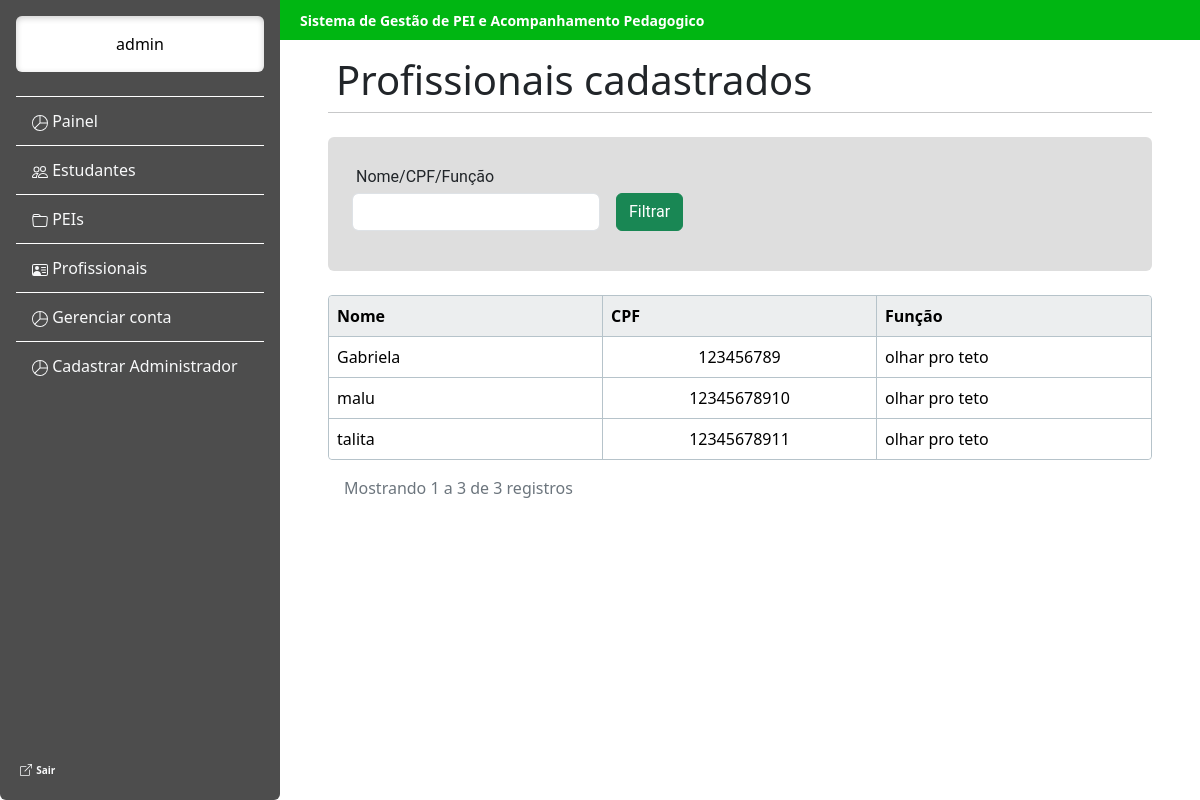
Screenshot of /estudante/funcionario_cadastrado/ (signed in) with the database file from the repository.
### estudante/models.py (models this page shows, shortened)
class Usuario(AbstractUser):
    cpf = models.CharField(max_length=255, unique=True)

class Funcionario(models.Model):
    cpf = models.CharField(max_length=255, primary_key=True)
    nome = models.CharField(max_length=255)
    funcao = models.CharField(max_length=255)

### estudante/views.py (the view)
# urls.py: path("funcionario_cadastrado/", views.funcionario_cadastrado, name="funcionario_cadastrado"),
@login_required(login_url="login1")
def funcionario_cadastrado(request):
    funcionario = Funcionario.objects.all().order_by("nome")
    filtro = request.GET.get("filtro", "").strip()
    if filtro:
        funcionario = funcionario.filter(Q(nome__icontains=filtro) | Q(funcao__icontains=filtro) | Q(cpf__icontains=filtro))
    paginas = Paginator(funcionario, 9)  # isso aqui faz a divisão da quantidade de funcionarios em tabelas de 9 em 9, ou menos
    pagina = request.GET.get(
        "page")  # isso aqui é para saber qual paginas entre, as divisões feitas, foi pedida pelo user
    funcionario = paginas.get_page(pagina)
    dicionario = {"funcionarios": funcionario, "filtro": filtro}
    return render(request, "funcionarios_cadastrados.html", dicionario)

### estudante/templates/funcionarios_cadastrados.html (shortened to what this page needs)
<!doctype html>
<html lang="pt-BR">
<head>
</head>
<body>
    {% include 'barra_lateral.html' %}
    <main class="flex-grow-1 p-5">
        <div class="topbar fw-bold" style=" background-color: #00B612; color: #ffffff; font-size: 14px;">
            Sistema de Gestão de PEI e Acompanhamento Pedagogico
        </div>
        <div class="display-6 p-2">
            Profissionais cadastrados
        </div>
        <hr class="w-100  m-0 p-0 border-dark">
        <br>
         <form method="get" class="bg-cinza w-100 p-4 rounded">
            <div class="p-1">Nome/CPF/Função</div>
            <div class="row g-3 mb-3">
                <div class="col-md-4"><input name="filtro" value="{{ filtro }}"  class="form-control"></div>
                <div class="col-md-3"><button type="submit" class="btn btn-success">Filtrar</button></div>
            </div>
        </form>
        <br>
        <table class="table w-100 mb-0 tabela-customizada">
            <thead>
                <tr>
                    <th class="p-2">Nome</th>
                    <th class="p-2">CPF</th>
                    <th class="p-2">Função</th>
                </tr>
            </thead>
            <tbody>
            {% if funcionarios %}
                {% for funcionario in funcionarios %}
                <tr>
                    <td class="p-2">{{ funcionario.nome }}</td>
                    <td class="text-center p-2">{{ funcionario.cpf }}</td>
                    <td class="p-2">{{ funcionario.funcao }}</td>
                </tr>
                {% endfor %}
            {% else %}
                 <tr>
                    <td>
                    Nenhum profissional encontrado
                    </td>
                 </tr>
            {% endif %}
            </tbody>
        </table>
        <div class="d-flex justify-content-between align-items-center p-3">
            <div class="text-secondary">
                Mostrando {{funcionarios.start_index}} a {{funcionarios.end_index}} de {{ funcionarios.paginator.count }} registros
            </div>
        </div>
    </main>
</body>
</html>

### estudante/templates/barra_lateral.html (shortened to what this page needs)
<!DOCTYPE html>
<html lang="pt-BR">
<head>
    <link href="https://cdn.jsdelivr.net/npm/bootstrap@5.3.8/dist/css/bootstrap.min.css" rel="stylesheet">
</head>
<body>
    <div class="barra-lateral d-flex flex-column flex-shrink-0 p-3 vh-100 rounded-bottom">
        <a class="nav-link text-center text-black rounded bg-white p-3" style="box-shadow: inset 0 2px 6px rgba(0,0,0,0.2);" > {{ request.user.first_name }} </a>
        <br>
        <ul class="barra-lateral-link nav nav-pills flex-column mb-auto">
            <li class="nav-item">
                <a href="/estudante/painel_administrador/#" class="nav-link link-light" aria-current="page">
                    <svg xmlns="http://www.w3.org/2000/svg" width="16" height="16" fill="currentColor" class="bi bi-pie-chart" viewBox="0 0 16 16">
                      <path d="M7.5 1.018a7 7 0 0 0-4.79 11.566L7.5 7.793zm1 0V7.5h6.482A7 7 0 0 0 8.5 1.018M14.982 8.5H8.207l-4.79 4.79A7 7 0 0 0 14.982 8.5M0 8a8 8 0 1 1 16 0A8 8 0 0 1 0 8"/>
                    </svg>
                    Painel
                </a>
            </li>
            <li>
                <a href="/estudante/gerenciar_estudante/#" class="nav-link link-light">
                    Estudantes
                </a>
            </li>
            <li>
                <a href="/estudante/gerenciar_pei/#" class="nav-link link-light">
                    PEIs
                </a>
            </li>
            <li>
                <a href="/estudante/gerenciar_funcionario/#" class="nav-link link-light">
                    Profissionais
                </a>
            </li>
            <li class="nav-item">
                <a href="{% url 'gerenciar_conta' %}" class="nav-link link-light" aria-current="page">
                    <svg xmlns="http://www.w3.org/2000/svg" width="16" height="16" fill="currentColor" class="bi bi-pie-chart" viewBox="0 0 16 16">
                      <path d="M7.5 1.018a7 7 0 0 0-4.79 11.566L7.5 7.793zm1 0V7.5h6.482A7 7 0 0 0 8.5 1.018M14.982 8.5H8.207l-4.79 4.79A7 7 0 0 0 14.982 8.5M0 8a8 8 0 1 1 16 0A8 8 0 0 1 0 8"/>
                    </svg>
                    Gerenciar conta
                </a>
            </li>
            <li class="nav-item">
                <a href="{% url 'cadastro_sistema' %}" class="nav-link link-light" aria-current="page">
                    <svg xmlns="http://www.w3.org/2000/svg" width="16" height="16" fill="currentColor" class="bi bi-pie-chart" viewBox="0 0 16 16">
                      <path d="M7.5 1.018a7 7 0 0 0-4.79 11.566L7.5 7.793zm1 0V7.5h6.482A7 7 0 0 0 8.5 1.018M14.982 8.5H8.207l-4.79 4.79A7 7 0 0 0 14.982 8.5M0 8a8 8 0 1 1 16 0A8 8 0 0 1 0 8"/>
                    </svg>
                    Cadastrar Administrador
                </a>
            </li>
        </ul>
        <div class="mt-auto">
            <a href="{% url 'sair' %}" class="nav-link link-light p-1">
                <strong class="txt-ot"> Sair </strong>
            </a>
        </div>
    </div>
</body>
</html>

### estudante/templates/barra_lateral.html (style rules this page uses)
.txt-ot { font-size: 10px; }
main { margin-left: 280px; padding: 20px; }
.barra-lateral { position: fixed; top: 0; left: 0; width: 280px; height: 100vh; background-color: #4D4D4D; color: white; }
.barra-lateral-link .nav-link { color: white; border-top: 1px solid white; border-radius: 0; padding: 12px 16px; }
.topbar { position: fixed; top: 0; left: 280px; right: 0; height: 40px; background: #00B612; color: white; display: flex; align-items: center; padding: 0 20px; z-index: 1000; }
.tabela-customizada { width:100%; table-layout:fixed; border-collapse:separate; border-spacing:0; border: 1px solid #B6C3CA; border-radius:4px; }
.tabela-customizada td, .tabela-customizada th { border-right: 1px solid #B6C3CA; vertical-align:middle; white-space:nowrap; overflow:hidden; text-overflow:ellipsis; }
.tabela-customizada thead th { background:#ECEEEF; border-right: 1px solid #B6C3CA; border-bottom: 1px solid #B6C3CA; font-weight:600; }
.tabela-customizada thead th:first-child { border-top-left-radius:4px; }
.tabela-customizada thead th:last-child { border-top-right-radius:4px; }
.tabela-customizada tbody tr:last-child td:first-child { border-bottom-left-radius:4px; }
.tabela-customizada tbody tr:last-child td:last-child { border-bottom-right-radius:4px; }
.tabela-customizada th:last-child, .tabela-customizada td:last-child { border-right: none; }
.tabela-customizada tbody tr:last-child td { border-bottom: none; }
.bg-cinza { background-color: #DEDEDE; font-family: 'Roboto', sans-serif; }

### rows the page displays
Usuario: user.first_name "admin"
Funcionario: nome "Gabriela", cpf "123456789", funcao "olhar pro teto"
Funcionario: nome "malu", cpf "12345678910", funcao "olhar pro teto"
Funcionario: nome "talita", cpf "12345678911", funcao "olhar pro teto"

### other values shown
{{ funcionarios.start_index }} "1"
{{ funcionarios.end_index }} "3"
{{ funcionarios.paginator.count }} "3"
